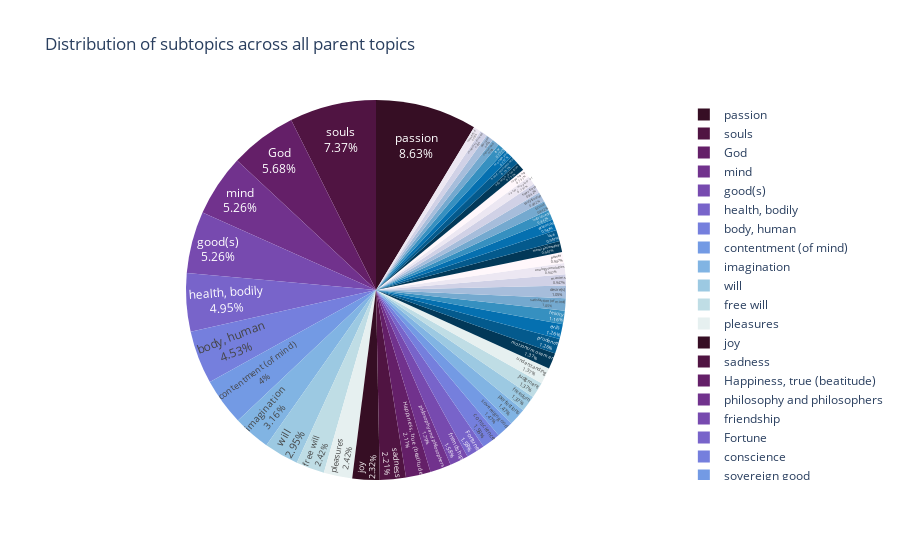

Notebook source saved alongside this figure:
### Code cell
# visualize how many subtopics are there for each topic
theme_sub_count_dict = {}
for theme in par_theme_list:
    theme_sub_count_dict[theme] = 0

for ent_dict in ent_list:
    for theme in list(ent_dict['label']['index_shapiro']['grouped_themes'].keys()):
        theme_sub_count_dict[theme] += len(ent_dict['label']['index_shapiro']['grouped_themes'][theme])

theme_sub_count_dict.pop('Elisabeth, Princess of Bohemia')
theme_sub_count_dict.pop('Descartes, Ren\u00e9')

# visualize
df = pd.DataFrame(columns=['topic', 'count']) # initialize df
df['topic'] = list(theme_sub_count_dict.keys())
df['count'] = list(theme_sub_count_dict.values())

df = df.sort_values(by=['count'], ascending=False)

# only keep the top 20
df = df[:50]

# pie chart
fig = px.pie(df, values='count', names='topic', title="Distribution of subtopics across all parent topics")
# only show the top 10
fig.update_traces(textposition='inside', textinfo='label+percent')
# change color
fig.update_traces(marker=dict(colors=px.colors.sequential.dense[::-1]*2 + px.colors.sequential.PuBu[::-1]*10))
# extend the color range to make it cover the whole range of values

# fig.update_layout(uniformtext_minsize=8, uniformtext_mode='hide')
fig.show()

### Figure 1 — Plotly figure (JSON) as saved in the notebook; plotly's stock layout.template omitted (floating-point values rounded to 4 significant figures)
{"data": [{"domain": {"x": [0, 1], "y": [0, 1]}, "hovertemplate": "topic=%{label}<br>count=%{value}<extra></extra>", "labels": ["passion", "souls", "God", "mind", "good(s)", "health, bodily", "body, human", "contentment (of mind)", "imagination", "will", "free will", "pleasures", "joy", "sadness", "Happiness, true (beatitude)", "philosophy and philosophers", "friendship", "Fortune", "conscience", "sovereign good", "perfections", "freedom", "judgment", "understanding", "motions/movement", "prudence", "evils", "felicity", "satisfaction (of mind)", "desire(s)", "maxims", "analogy/analogies", "power", "moral philosophy", "love", "extension", "individual(s)", "blood", "body/bodies", "heaviness", "value, measure of", "repentance", "attention, diversion of", "heart, movements of", "metaphysics", "fear", "causation/causes", "public good", "immortality of the soul", "spa, waters of"], "legendgroup": "", "marker": {"colors": ["rgb(54, 14, 36)", "rgb(80, 20, 66)", "rgb(100, 31, 104)", "rgb(113, 50, 141)", "rgb(119, 74, 175)", "rgb(120, 100, 202)", "rgb(117, 127, 221)", "rgb(115, 154, 228)", "rgb(129, 180, 227)", "rgb(156, 201, 226)", "rgb(191, 221, 229)", "rgb(230, 240, 240)", "rgb(54, 14, 36)", "rgb(80, 20, 66)", "rgb(100, 31, 104)", "rgb(113, 50, 141)", "rgb(119, 74, 175)", "rgb(120, 100, 202)", "rgb(117, 127, 221)", "rgb(115, 154, 228)", "rgb(129, 180, 227)", "rgb(156, 201, 226)", "rgb(191, 221, 229)", "rgb(230, 240, 240)", "rgb(2,56,88)", "rgb(4,90,141)", "rgb(5,112,176)", "rgb(54,144,192)", "rgb(116,169,207)", "rgb(166,189,219)", "rgb(208,209,230)", "rgb(236,231,242)", "rgb(255,247,251)", "rgb(2,56,88)", "rgb(4,90,141)", "rgb(5,112,176)", "rgb(54,144,192)", "rgb(116,169,207)", "rgb(166,189,219)", "rgb(208,209,230)", "rgb(236,231,242)", "rgb(255,247,251)", "rgb(2,56,88)", "rgb(4,90,141)", "rgb(5,112,176)", "rgb(54,144,192)", "rgb(116,169,207)", "rgb(166,189,219)", "rgb(208,209,230)", "rgb(236,231,242)", "rgb(255,247,251)", "rgb(2,56,88)", "rgb(4,90,141)", "rgb(5,112,176)", "rgb(54,144,192)", "rgb(116,169,207)", "rgb(166,189,219)", "rgb(208,209,230)", "rgb(236,231,242)", "rgb(255,247,251)", "rgb(2,56,88)", "rgb(4,90,141)", "rgb(5,112,176)", "rgb(54,144,192)", "rgb(116,169,207)", "rgb(166,189,219)", "rgb(208,209,230)", "rgb(236,231,242)", "rgb(255,247,251)", "rgb(2,56,88)", "rgb(4,90,141)", "rgb(5,112,176)", "rgb(54,144,192)", "rgb(116,169,207)", "rgb(166,189,219)", "rgb(208,209,230)", "rgb(236,231,242)", "rgb(255,247,251)", "rgb(2,56,88)", "rgb(4,90,141)", "rgb(5,112,176)", "rgb(54,144,192)", "rgb(116,169,207)", "rgb(166,189,219)", "rgb(208,209,230)", "rgb(236,231,242)", "rgb(255,247,251)", "rgb(2,56,88)", "rgb(4,90,141)", "rgb(5,112,176)", "rgb(54,144,192)", "rgb(116,169,207)", "rgb(166,189,219)", "rgb(208,209,230)", "rgb(236,231,242)", "rgb(255,247,251)", "rgb(2,56,88)", "rgb(4,90,141)", "rgb(5,112,176)", "rgb(54,144,192)", "rgb(116,169,207)", "rgb(166,189,219)", "rgb(208,209,230)", "rgb(236,231,242)", "rgb(255,247,251)", "rgb(2,56,88)", "rgb(4,90,141)", "rgb(5,112,176)", "rgb(54,144,192)", "rgb(116,169,207)", "rgb(166,189,219)", "rgb(208,209,230)", "rgb(236,231,242)", "rgb(255,247,251)"]}, "name": "", "showlegend": true, "textinfo": "label+percent", "textposition": "inside", "type": "pie", "values": [82, 70, 54, 50, 50, 47, 43, 38, 30, 28, 23, 23, 22, 21, 20, 17, 15, 15, 15, 14, 14, 13, 13, 13, 13, 12, 12, 11, 10, 10, 9, 9, 9, 9, 9, 9, 8, 8, 8, 8, 7, 7, 7, 7, 7, 7, 6, 6, 6, 6]}], "layout": {"legend": {"tracegroupgap": 0}, "title": {"text": "Distribution of subtopics across all parent topics"}}}
